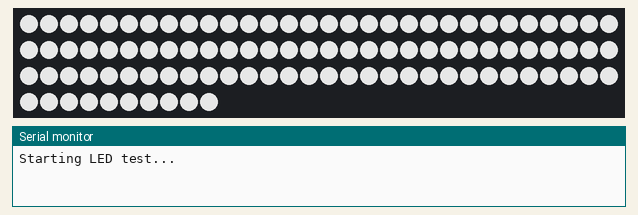
Bench run of a sketch on a simulated Arduino Uno, built with avr-gcc and run on an emulated ATmega328P. On the bench: 100 RGB LEDs in strip order, left to right, continuing on the next row, the last lines printed to the serial monitor. Dim RGB values are drawn brighter than linear; random numbers use the default seed unless the sketch sets one.

Above: at 6.4 s.
At 11.7 s:
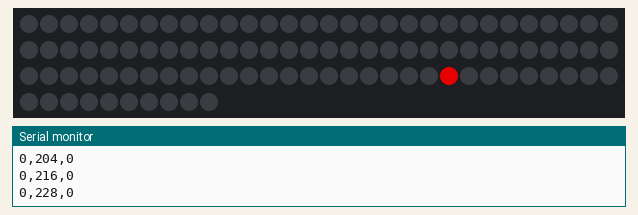
At 23.5 s:
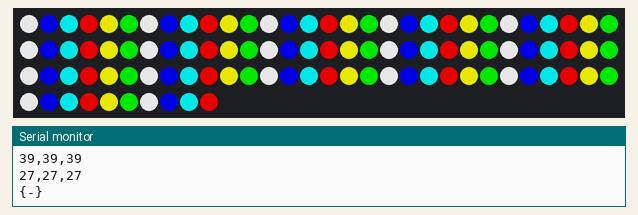
At 25.34 s:
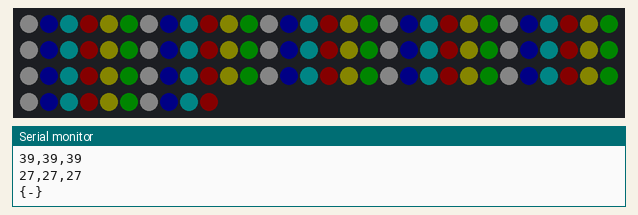

The sketch:

strangething.ino
```cpp
#include <Adafruit_NeoPixel.h>

////////////////////////////////////////////////////////////////////////////////
//// Configuration /////////////////////////////////////////////////////////////
////////////////////////////////////////////////////////////////////////////////
// Phrases
// (?) Phrases to be displayed
int phraseCount = 27;
String phrases[] = {
  "run",
  "hide",
  "murder",
  "redrum",
  "help",
  "undead",
  "help me",
  "trapped"
  "it escaped",
  "its here",
  "did you hear that",
  "i see you",
  "kill",
  "hi",
  "beer me",
  "get drunk",
  "fuck trump",
  "fyeah",
  "godamnit jason",
  "boo",
  "hail satan",
  "halloweiners",
  "who was phone",
  "boo",
  "spoopy",
  "skinwalkers",
  "i want to believe",
};

// Light Strip
#define pixelsInStrip 100 // number of neopixels (?) Adjust this
#define controlPin 3 // signal control pin (?) Adjust this
Adafruit_NeoPixel lightstrip = Adafruit_NeoPixel(pixelsInStrip, controlPin, NEO_GRB + NEO_KHZ800);

// Colors
// (?) Add new colors here to reference in code, and in the `colorCount` array to appear in the random display
uint32_t white = lightstrip.Color(255, 255, 255);
uint32_t blue = lightstrip.Color(0, 0, 255);
uint32_t pink = lightstrip.Color(255, 0, 255);
uint32_t green = lightstrip.Color(0, 255, 0);
uint32_t yellow = lightstrip.Color(255, 255, 0);
uint32_t red = lightstrip.Color(255, 0, 0);

// Marker variable representing times when you want bulbs lit with their
//  "assigned" color, taken from the `colors` list belows
uint32_t assignedColor = lightstrip.Color(0, 0, 0, 255);

// (?) Array of colors used for `assignedColor`, as well as the list for random colors
int colorCount = 6;
uint32_t colors[] = {
  white,
  blue,
  pink,
  green,
  yellow,
  red
};

// Fading
#define softStepAmount 20 // How many `for` steps it takes to soft-light and soft-dim each LED

// LED Letters
// (?) You may need to adjust this for your display
/////
#define led_A 5
#define led_B 8
#define led_C 13
#define led_D 17
#define led_E 21
#define led_F 24
#define led_G 27
#define led_H 30
/////
#define led_I 66
#define led_J 62
#define led_K 59
#define led_L 56
#define led_M 52
#define led_N 48
#define led_O 45
#define led_P 42
#define led_Q 38
/////
#define led_R 74
#define led_S 77
#define led_T 81
#define led_U 85
#define led_V 88
#define led_W 91
#define led_X 95
#define led_Y 98
#define led_Z 0
/////


////////////////////////////////////////////////////////////////////////////////
//// Arduino Functions /////////////////////////////////////////////////////////
////////////////////////////////////////////////////////////////////////////////

void setup() {
  // Initialization
  // open the serial port at 9600 bps
  Serial.begin(9600);

  // seed RNG with noise from pin 0
  randomSeed(analogRead(0));

  // init lightstrip
  lightstrip.begin();
  lightstrip.show(); // Initialize all pixels to 'off'
  lightstrip.setBrightness(180); // Set max brightness

  // call startup test function
  test_default();
}

void loop() {
  // CHOOSE MODE:

  // Shuffle through various effects
  //effects_shuffle();

  // -or-

  // "Curated", ordered display
  effects_curated();

  // -or

  // Just call functions to do whatever you want
  //fx_LightPhrase("wow v spoopy");
}


////////////////////////////////////////////////////////////////////////////////
//// Functions /////////////////////////////////////////////////////////////////
////////////////////////////////////////////////////////////////////////////////

void test_default() {
  delay(1000);

  Serial.println("Starting LED test...");
  fx_LineWalk(white);
  softDarkenStrip(white);
  Serial.println("Finished LED test!");

  // fx_LightPhrase("abcdefghijklmnopqrstuvwxy");
  fx_LightPhrase("wtf");
  delay(750);
}

void effects_shuffle() {
  // Randomly pick an effect|text to display
  uint32_t color;
  switch (random(0, 7)) {
    case 0:
      // Spell a word
      fx_LightPhrase(phrases[random(0, phraseCount)]);
      break;
    case 1:
      // Red Flash
      fx_FlashColor(red);
      delay(500);
      softDarkenStrip(red);
      break;
    case 2:
      // Random-colored flash
      delay(500);
      color = colors[random(0, colorCount)];
      fx_FlashColor(color);
      softDarkenStrip(color);
      break;
    case 3:
      // Random-color line-walk
      color = colors[random(0, colorCount)];
      fx_LineWalk(color);
      delay(500);
      softDarkenStrip(color);
      break;
    case 4:
      // Assigned-color line-walk
      fx_LineWalk(assignedColor);
      delay(500);
      softDarkenStrip(assignedColor);
      break;
    case 5:
      // Random-color flash, then pop
      color = colors[random(0, colorCount)];
      fx_FlashColor(color);
      delay(500);
      fx_LightPop(white);
      break;
    case 6:
      // Assigned-color flash, then pop
      fx_FlashColor(assignedColor);
      delay(500);
      fx_LightPop(assignedColor);
      break;
  }

  // Wait between effects
  delayForRandom(7500, 2500);
}

void effects_curated() {
  uint32_t color;

  // Play random effect
  switch (random(0, 4)) {
    case 0:
      // Red Flash
      fx_FlashColor(red);
      softDarkenStrip(red);
      break;
    case 1:
      // Random-colored flash
      color = colors[random(0, colorCount)];
      fx_FlashColor(color);
      softDarkenStrip(color);
      break;
    case 2:
      // Random-color line-walk
      color = colors[random(0, colorCount)];
      fx_LineWalk(color);
      softDarkenStrip(color);
      break;
    case 3:
      // Assigned-color line-walk
      fx_LineWalk(assignedColor);
      softDarkenStrip(assignedColor);
      break;
  }

  // Fade to assignedColor
  fx_FlashColor(assignedColor);

  // Wait for ~3 minutes
  delayForRandom(3 * 6000, 3000);

  // Flicker for ~30 seconds
  fx_Flicker(assignedColor, 500);

  // Wait for 10-30 seconds
  delayForRandom(1000 + 2000, 1000);

  // Flicker for ~2 minutes
  fx_Flicker(assignedColor, 2000);

  // Pop to Black
  fx_LightPop(assignedColor);

  // blink red 3 times
  for (int count = 0; count < 3; count++) {
    fx_FlashColor(red);
    softDarkenStrip(red);
  }

  // Light up a phrase
  fx_LightPhrase(phrases[random(0, phraseCount)]);

  // Wait for ~2 minutes
  delayForRandom(2 * 6000, 3000);
}


////////////////////////////////////////////////////////////////////////////////
//// Effects ///////////////////////////////////////////////////////////////////
////////////////////////////////////////////////////////////////////////////////

void fx_LightPhrase(String phrase) {
  // foreach letter in phrase
  for (int currentLetter = 0; currentLetter < phrase.length(); currentLetter++) {
    char letter = phrase.charAt(currentLetter);
    int ledNumber = letterToLed(letter);
    uint32_t color = colors[ledNumber % colorCount];

    //_debug_color(ledNumber % colorCount);

    if (ledNumber >= 0) {
      // light LED for letter
      _debug_letter(letter);
      softLightLed(ledNumber, color);
      delayForRandom(1000, 250);
      softDarkenLed(ledNumber, color);
      delayForRandom(1000, 250);
    } else {
      // wait for "space"
      _debug_letter(' ');
      delayForRandom(1500, 750);
    }
  }

  // wait between words
  _debug_letter('-');
}

void fx_FlashColor(uint32_t color) {
  for (int currentStep = 0; currentStep < softStepAmount; currentStep++) {
    for (int currentLed = 0; currentLed < pixelsInStrip; currentLed++) {
      uint32_t bulbColor = (color == assignedColor ? colors[currentLed % colorCount] : color);
      int r = color_clampVal(currentStep * (color_GetRVal(bulbColor) / softStepAmount));
      int g = color_clampVal(currentStep * (color_GetGVal(bulbColor) / softStepAmount));
      int b = color_clampVal(currentStep * (color_GetBVal(bulbColor) / softStepAmount));

      lightstrip.setPixelColor(
        currentLed,
        g,
        r,
        b
      );
    }

    lightstrip.show();
    delay((softStepAmount - currentStep) * 7);
  }
}

void fx_LineWalk(uint32_t color) {
  for (int currentLed = 0; currentLed < pixelsInStrip; currentLed++) {
      uint32_t bulbColor = (color == assignedColor ? colors[currentLed % colorCount] : color);
      hardLightLed(currentLed, bulbColor);
      delay(50);
  }
  delayForRandom(1000, 250);
}

void fx_LightPop(uint32_t color) {
  // Keep track of popped bulbs
  boolean popped[pixelsInStrip];
  for (int count = 0; count < pixelsInStrip; count++) {
    popped[count] = false;
  }

  int lightsLeft = pixelsInStrip;
  while (lightsLeft > 0) {
    int lightToPop = random(0, pixelsInStrip);
    if(!popped[lightToPop]) {
      hardLightLed(lightToPop, white);
      softDarkenLed(lightToPop, white);
      popped[lightToPop] = true;
      lightsLeft--;
    }
  }
}

void fx_Flicker(uint32_t color) {
    // Flicker for default amount of cycles. I've found that 5000 = ~2mins
    fx_Flicker(color, 5000);
}

void fx_Flicker(uint32_t color, int cycles) {
  for (int timer = 0; timer < cycles; timer++) {
    for (int currentLed = 0; currentLed < pixelsInStrip; currentLed++) {
      // Get bulb color
      uint32_t bulbColor = (color == assignedColor ? colors[currentLed % colorCount] : color);
      // Dim by random amount
      uint32_t bulbColorDimValue = random(165, 256);
      int r = color_clampVal((int)(color_GetRVal(bulbColor) * (float)(bulbColorDimValue / (float)(255))));
      int g = color_clampVal((int)(color_GetGVal(bulbColor) * (float)(bulbColorDimValue / (float)(255))));
      int b = color_clampVal((int)(color_GetBVal(bulbColor) * (float)(bulbColorDimValue / (float)(255))));

      lightstrip.setPixelColor(
        currentLed,
        g,
        r,
        b
      );
    }

    lightstrip.show();
  }
}


////////////////////////////////////////////////////////////////////////////////
//// Utility Functions /////////////////////////////////////////////////////////
////////////////////////////////////////////////////////////////////////////////

uint32_t softLightLed(int ledNumber, uint32_t toColor) {
  for (int currentStep = 0; currentStep < softStepAmount; currentStep++) {
    uint32_t bulbColor = (toColor == assignedColor ? colors[ledNumber % colorCount] : toColor);
    int r = color_clampVal(currentStep * (color_GetRVal(bulbColor) / softStepAmount));
    int g = color_clampVal(currentStep * (color_GetGVal(bulbColor) / softStepAmount));
    int b = color_clampVal(currentStep * (color_GetBVal(bulbColor) / softStepAmount));

    Serial.print(r); Serial.print(",");
    Serial.print(g); Serial.print(",");
    Serial.println(b);

    lightstrip.setPixelColor(ledNumber,
      (g < 10 ? 0 : g), // turn off early
      (r < 10 ? 0 : r),
      (b < 10 ? 0 : b)
    );
    lightstrip.show();

    //_debug_message(ledNumber, "soft-lit to", r, g, b);
    delay(25);
  }

  lightstrip.setPixelColor(ledNumber, color_GetGVal(toColor), color_GetRVal(toColor), color_GetBVal(toColor));
  lightstrip.show();

  //_debug_message(ledNumber, "soft-lit to", color_GetRVal(toColor), color_GetGVal(toColor), color_GetBVal(toColor));
  return toColor;
}

uint32_t hardLightLed(int ledNumber, uint32_t toColor) {
  uint32_t bulbColor = (toColor == assignedColor ? colors[ledNumber % colorCount] : toColor);

  lightstrip.setPixelColor(ledNumber, color_GetGVal(bulbColor), color_GetRVal(bulbColor), color_GetBVal(bulbColor));
  lightstrip.show();

  //_debug_message(ledNumber, "hard-lit to", color_GetRVal(bulbColor), color_GetGVal(bulbColor), color_GetBVal(bulbColor));
  return toColor;
}

uint32_t softDarkenLed(int ledNumber, uint32_t fromColor) {
  for (int currentStep = 0; currentStep < softStepAmount; currentStep++) {
    uint32_t bulbColor = (fromColor == assignedColor ? colors[ledNumber % colorCount] : fromColor);
    int r = color_clampVal(color_GetRVal(bulbColor) - currentStep * (color_GetRVal(bulbColor) / softStepAmount));
    int g = color_clampVal(color_GetGVal(bulbColor) - currentStep * (color_GetGVal(bulbColor) / softStepAmount));
    int b = color_clampVal(color_GetBVal(bulbColor) - currentStep * (color_GetBVal(bulbColor) / softStepAmount));

    Serial.print(r); Serial.print(",");
    Serial.print(g); Serial.print(",");
    Serial.println(b);

    lightstrip.setPixelColor(
      ledNumber,
      (g < 10 ? 0 : g), // turn off early
      (r < 10 ? 0 : r),
      (b < 10 ? 0 : b)
    );

    lightstrip.show();
    delay(25); // Arbitrary wait-a-bit, dimming seems "faster" than lighting
  }

  lightstrip.setPixelColor(ledNumber, 0, 0, 0);
  lightstrip.show();

  //_debug_message(ledNumber, "soft-dimmed to", 0, 0, 0);
  return lightstrip.Color(0, 0, 0);
}

uint32_t hardDarkenLed(int ledNumber) {
  lightstrip.setPixelColor(ledNumber, 0, 0, 0);
  lightstrip.show();

  //_debug_message(ledNumber, "hard-dimmed to", 0, 0, 0);
  return lightstrip.Color(0, 0, 0);
}

uint32_t softDarkenStrip(uint32_t fromColor) {
  for (int currentStep = 0; currentStep < softStepAmount; currentStep++) {
    for (int currentLed = 0; currentLed < pixelsInStrip; currentLed++) {
      uint32_t bulbColor = (fromColor == assignedColor ? colors[currentLed % colorCount] : fromColor);
      int r = color_clampVal(color_GetRVal(bulbColor) - currentStep * (color_GetRVal(bulbColor) / softStepAmount));
      int g = color_clampVal(color_GetGVal(bulbColor) - currentStep * (color_GetGVal(bulbColor) / softStepAmount));
      int b = color_clampVal(color_GetBVal(bulbColor) - currentStep * (color_GetBVal(bulbColor) / softStepAmount));
      lightstrip.setPixelColor(
        currentLed,
        (g < 30 ? 0 : g), // turn off early
        (r < 30 ? 0 : r),
        (b < 30 ? 0 : b)
      );
    }

    lightstrip.show();
    delay(25); // Arbitrary wait-a-bit, dimming seems "faster" than lighting
  }

  //_debug_message(-1, "strip soft-dimmed to", 0, 0, 0);
  return lightstrip.Color(0, 0, 0);
}

uint32_t hardDarkenStrip() {
  for (int currentLight = 0; currentLight < pixelsInStrip; currentLight++) {
      lightstrip.setPixelColor(currentLight, 0, 0, 0);
    }
  lightstrip.show();

  //_debug_message(-1, "strip hard-dimmed to", 0, 0, 0);
  return lightstrip.Color(0, 0, 0);
}

int delayForRandom(int median, int spread) {
  delay(random(median - spread > 0 ? median - spread : 0, median + spread));
}

int color_GetRVal(uint32_t color) {
  return (color >> 16) & B11111111;
}

int color_GetGVal(uint32_t color) {
  return (color >> 8) & B11111111;
}

int color_GetBVal(uint32_t color) {
  return color & B11111111;
}

int color_clampVal(int colorValue) {
  colorValue = max(colorValue, 0);
  return min(colorValue, 255);
}


////////////////////////////////////////////////////////////////////////////////
//// Debug Functions & Data ////////////////////////////////////////////////////
////////////////////////////////////////////////////////////////////////////////

void _debug_message(int ledNumber, String message, int r, int g, int b) {
  Serial.print("LED #");
  Serial.print(ledNumber);
  Serial.print(" ");
  Serial.print(message);
  Serial.print("(");
  Serial.print(r);
  Serial.print(", ");
  Serial.print(g);
  Serial.print(", ");
  Serial.print(b);
  Serial.print(")");
  Serial.println("");
}

void _debug_letter(char letter) {
  Serial.print("{");
  Serial.print(letter);
  Serial.println("}");
}

void _debug_color(uint32_t color) {
  Serial.print("[");
  if (color == white) Serial.print("white");
  if (color == blue) Serial.print("blue");
  if (color == pink) Serial.print("pink");
  if (color == green) Serial.print("green");
  if (color == yellow) Serial.print("yellow");
  if (color == red) Serial.print("red");
  Serial.println("]");
}

int letterToLed(char letter) {
  switch (letter) {
    case ' ': return -1;
    case 'a': return led_A;
    case 'b': return led_B;
    case 'c': return led_C;
    case 'd': return led_D;
    case 'e': return led_E;
    case 'f': return led_F;
    case 'g': return led_G;
    case 'h': return led_H;
    case 'i': return led_I;
    case 'j': return led_J;
    case 'k': return led_K;
    case 'l': return led_L;
    case 'm': return led_M;
    case 'n': return led_N;
    case 'o': return led_O;
    case 'p': return led_P;
    case 'q': return led_Q;
    case 'r': return led_R;
    case 's': return led_S;
    case 't': return led_T;
    case 'u': return led_U;
    case 'v': return led_V;
    case 'w': return led_W;
    case 'x': return led_X;
    case 'y': return led_Y;
    case 'z': return led_Z;
    default:  return 0;
  }
}
```
